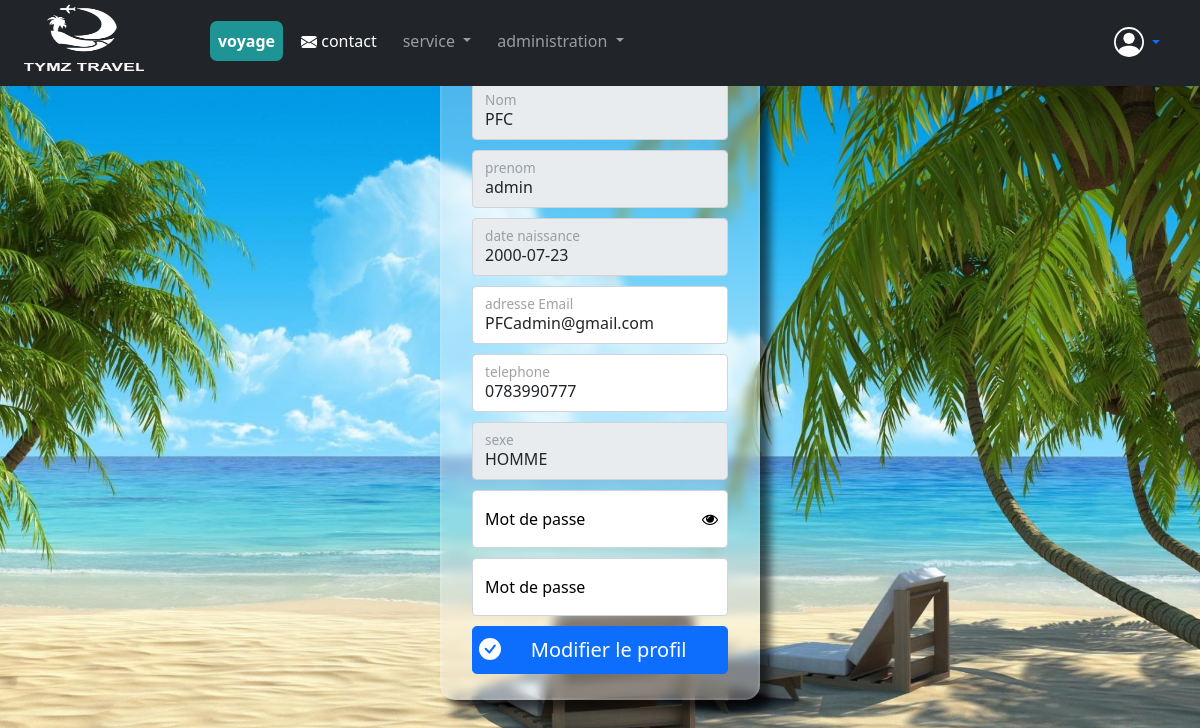
/html/profile/modifieprofil.php (signed in), run on the app's committed database.
### tables this page shows
CREATE TABLE `membre` (
  `id` int(6) NOT NULL,
  `photop` varchar(5000) NOT NULL,
  `Nom` varchar(20) NOT NULL,
  `prenom` varchar(20) NOT NULL,
  `date_naissance` date NOT NULL,
  `sexe` varchar(8) NOT NULL,
  `telephone` varchar(10) NOT NULL,
  `email` varchar(50) NOT NULL,
  `passwor` varchar(255) NOT NULL,
  `poste` varchar(20) NOT NULL
);

### fenctionphp/membre.php (called while the page is built, shortened)
<?php
function information()
{
    $bdd = bdd();
    $idpro = $_SESSION["membre"];
    $connexion = $bdd->prepare("SELECT * FROM membre WHERE id = ?");
    $connexion->execute([$idpro]);
    $information = $connexion->fetch();
    return $information;
}

### html/profile/modifieprofil.php (the view, shortened to what this page needs)
<?php
include_once "../../fenctionphp/membre.php";
$info = information();
?>
<!DOCTYPE html>
<html>
<head>
    <link rel="stylesheet" type="text/css" href="../../css/modifiescss.css">
    <link rel="stylesheet" type="text/css" href="https://cdnjs.cloudflare.com/ajax/libs/font-awesome/4.7.0/css/font-awesome.min.css">
    <link href="/docs/5.0/dist/css/bootstrap.min.css" rel="stylesheet">
    <link href="https://cdn.jsdelivr.net/npm/bootstrap@5.0.0/dist/css/bootstrap.min.css" rel="stylesheet">
</head>
<body>
    <?php include "header.php" ?>
    <div class="centre">
    <form method="POST" action="">
        <div class="form-floating">
            <input type="text" disabled="disabled" value="<?= $info["Nom"] ?>" id="floating" class="form-control form-control-line" name="lastName" style="margin-bottom: 10px;">
            <label for="floating" id="floatingInputlabel">Nom</label>
        </div>
        <div class="form-floating">
            <input type="text" disabled="disabled" id="prenom" value="<?= $info["prenom"] ?>" class="form-control form-control-line" name="firstName" style="margin-bottom: 10px;">
            <label for="prenom" id="floatingPasswordlabel">prenom</label>
        </div>
        <div class="form-floating">
            <input type="text" disabled="disabled" id="daten" value="<?= $info["date_naissance"] ?>" class="form-control form-control-line" name="daten" style="margin-bottom: 10px;">
            <label for="daten" id="floatingPasswordlabel">date naissance</label>
        </div>
        <div class="form-floating">
            <input type="email" class="form-control" value="<?= $info["email"] ?>" name="email" id="floatingInput" placeholder="name@example.com" style="margin-bottom: 10px;">
            <label for="floatingInput" id="floatingInputlabel">adresse Email</label>
        </div>
        <div class="form-floating">
            <input type="tel" class="form-control" name="tel" id="tele" minlength="10" maxlength="10" value="<?= $info["telephone"] ?>" placeholder="name@example.com" style="margin-bottom: 10px;">
            <label for="tele" id="floatingInputlabel">telephone</label>
        </div>
        <div class="form-floating">
            <input type="text" disabled="disabled" value="<?= $info["sexe"] ?>" id="sxe" class="form-control form-control-line" name="lastName" style="margin-bottom: 10px;">
            <label for="sxe" id="floatingInputlabel">sexe</label>
        </div>
        <div class="form-floating">
            <input type="password" class="form-control" id="password" placeholder="Password" name="passw" minlength="8" style="margin-bottom: -14px;">
            <label for="floatingPassword" id="floatingPasswordlabel">Mot de passe</label>
            <i class="fa fa-eye" id="eye1" aria-hidden="true" onclick="passecnx()"></i>
        </div>
        <div class="form-floating">
            <input type="password" class="form-control" id="passwordC" placeholder="Password" name="passc" style="margin-bottom: 10px;">
            <label for="floatingPassword" id="floatingPasswordlabel">Mot de passe</label>
        </div>
        <button class="w-100 btn btn-lg btn-primary" id="btncnx" type="submit" name="btnmdf"> Modifier le profil</button>
    </form>
    </div>
</body>
</html>

### css/modifiescss.css (style rules this page uses)
body { margin: 0%; padding: 0%; background-image: url("../image/bod.jpg"); background-attachment: fixed; background-repeat: no-repeat; background-position: center; background-size: cover; }
.centre { background-color: rgba(255, 255, 255, 0.3); backdrop-filter: blur(5px); box-shadow: 10px 10px 10px rgba(0, 0, 0, 0.623); border: solid 2px rgba(252, 252, 252, 0.096); border-radius: 15px; padding: 30px; margin-top: 50px; margin-bottom: 15px; margin-left: auto; margin-right: auto; color: black; height: 650px; width: 320px; }
#eye1 { position: relative; top: -27px; left: 230px; }

### data on the page
membre: lastName "PFC", firstName "admin", daten "2000-07-23", email "PFCadmin@gmail.com", tel "0783990777", lastName "HOMME"
